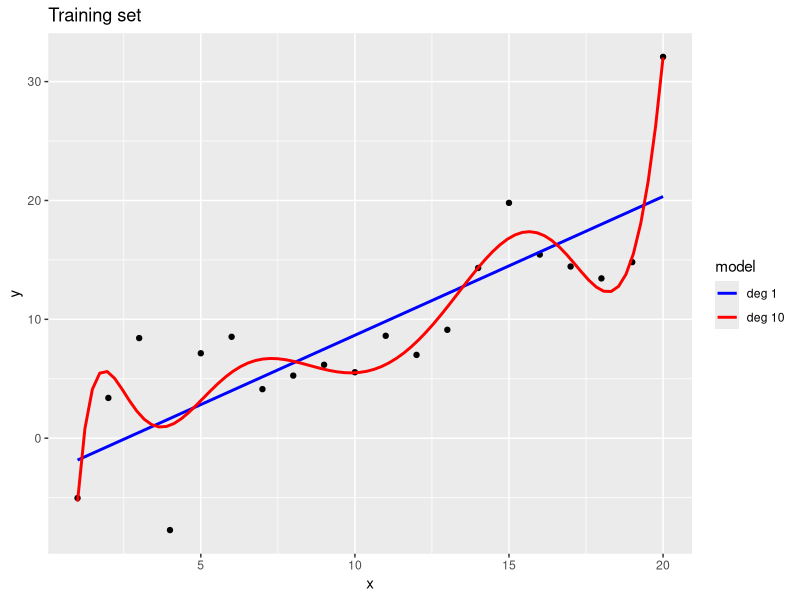

Recreate this plot in R.
## ---- chunk 1
knitr::opts_chunk$set(echo = TRUE, collapse=TRUE, result="hold", fig.align="center",  warning=FALSE, message=FALSE)
## ---- chunk 2
library(dplyr)
library(ggplot2)
library(broom)
library(caret)
## ---- chunk 3
# training set
set.seed(1234)
x = seq(1,20,by=1)
overfit.train <- data.frame(
  x = x,
  y = x + 5*rnorm(20)
  )
# test set
set.seed(5678)
overfit.test <- data.frame(
  x = x,
  y = x + 5*rnorm(20)
  )
# train on training set
lm.1 <- lm(y ~ x, data=overfit.train)
lm.10 <- lm(y~poly(x,10), data=overfit.train)

lm.1 %>% broom::glance() %>% select(r.squared, sigma)
lm.10 %>% broom::glance() %>% select(r.squared, sigma)

# predict on test set
(predict(lm.1, overfit.test) - overfit.test$y) %>% sd
(predict(lm.10, overfit.test) - overfit.test$y) %>% sd
## ---- chunk 4
# plot training set
ggplot(overfit.train, aes(x=x,y=y)) + geom_point() + geom_smooth(method="lm", se=FALSE, aes(color="deg 1")) +
  geom_smooth(method="lm", formula=y~poly(x,10), se=FALSE, aes(color="deg 10")) + ggtitle("Training set") +
  scale_colour_manual(name="model", values=c("blue", "red"))
## ---- chunk 5
options(digits = 2)
tab1 <- "
|                | training RSE | test RSE |
|----------------|--------------|----------|
| y ~ x          | 5.11         | 5.09     |
| y ~ poly(x,10) | 4.47         | 7.24     |
"

cat(tab1)
## ---- chunk 6
x <- 0
for (i in c(2,3,5,7,100)){
  print(i)
  x <- x + i
}
x
## ---- chunk 7
mylist <- list(
  data1 = data.frame(xx=c(1,2,3), yy=c("a","b","c")),
  chr1 = c("hello","world"),
  zzz = c(1,.5,sqrt(2),pi))
mylist
mylist[[1]]
mylist[[2]]
mylist[[3]]
## ---- chunk 8
data(Boston, package="MASS")

# Split data into training set and test set
set.seed(1234)
indTrain <- createDataPartition(
  y = Boston$medv, # response variable
  p = .8, # percentage of training data
  list = FALSE # resulted in a vector of indices
)

training <- Boston[indTrain,] # training set
test <- Boston[-indTrain,] # test set


# create CV folds from training
num_folds <- 5
set.seed(1234)
folds <- createFolds(
  y = training$medv,
  k = num_folds,
  list = TRUE
)
## ---- chunk 9
# train linear regression
lm.predict <- list()
for (i in 1:num_folds){
  lm.fit <- lm(medv ~ lstat, data = training[-folds[[i]], ])
  lm.predict[[i]] <- data.frame(
    medv = training[folds[[i]],]$medv,
    pred = predict(lm.fit, newdata = training[folds[[i]],])
  )
}


# train a model for each iteration, the record RMSE
lm.RMSE <- numeric()
for (i in 1:num_folds){
  lm.RMSE[i] <- summarize(lm.predict[[i]], RSE = sqrt(mean((medv - pred)^2))) %>% unlist
}

lm.RMSE 
mean(lm.RMSE) # CV RMSE

lm.fit.all  <- lm(medv ~ lstat, data=training) # build using all training data
predict.all <- data.frame(
  medv = test$medv,
  pred = predict(lm.fit.all, newdata = test)
)

RMSE.all <- predict.all %>% summarize(RSE = sqrt(mean((medv - pred)^2))) %>% unlist
RMSE.all # test RMSE

